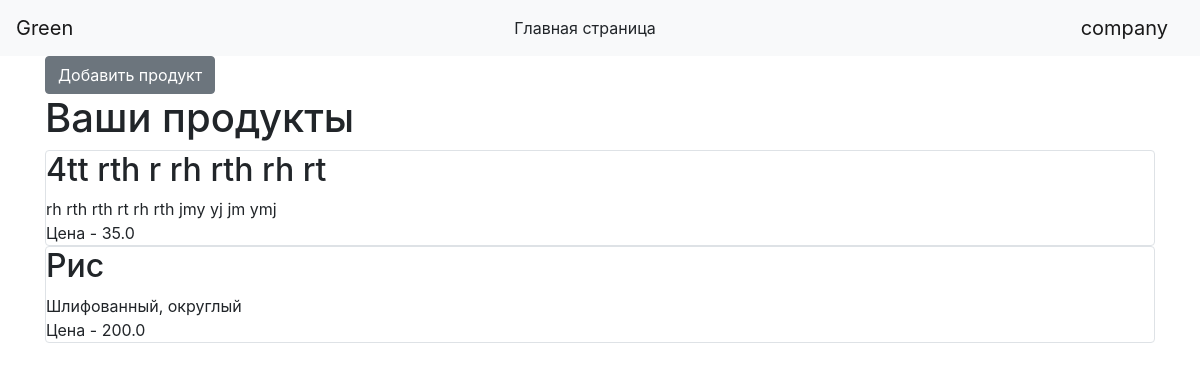
Page /my_products (signed in) on the earlier database version.
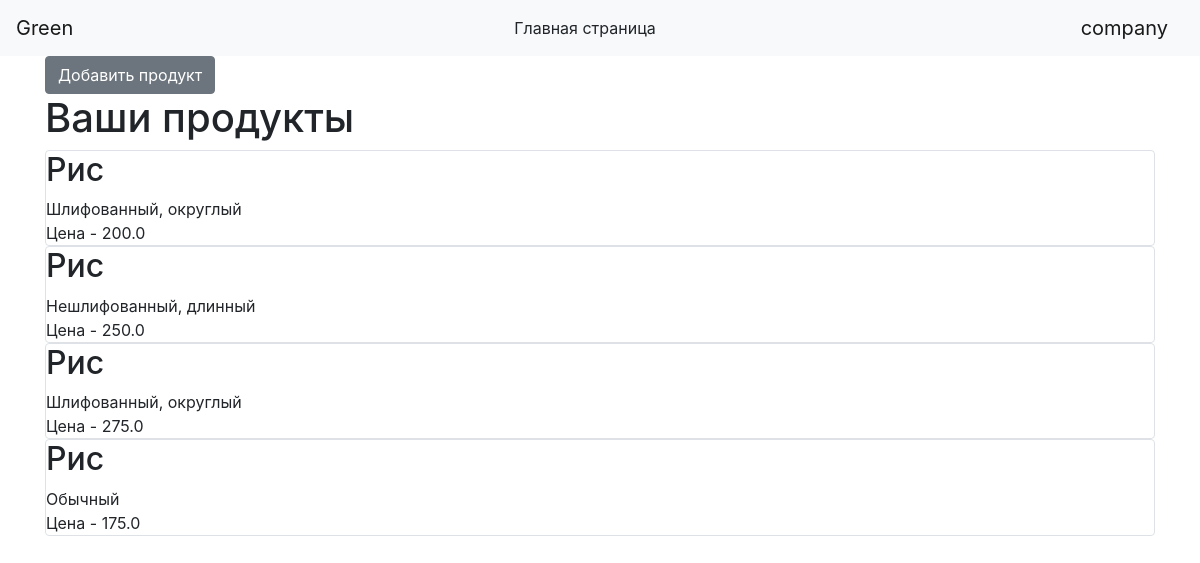
Same page on the later database version.
### data/users.py (models this page shows, shortened)
class User(SqlAlchemyBase, UserMixin, SerializerMixin):
    __tablename__ = 'users'
    id = sqlalchemy.Column(sqlalchemy.Integer,
                           primary_key=True, autoincrement=True)
    login = sqlalchemy.Column(sqlalchemy.String, nullable=True)
    email = sqlalchemy.Column(sqlalchemy.String,
                              index=True, unique=True, nullable=True)
    hashed_password = sqlalchemy.Column(sqlalchemy.String, nullable=True)
    created_date = sqlalchemy.Column(sqlalchemy.DateTime,
                                     default=datetime.datetime.now)
    is_company = sqlalchemy.Column(sqlalchemy.Boolean)

### data/product.py (models this page shows)
class Products(SqlAlchemyBase):
    __tablename__ = 'products'
    id = sqlalchemy.Column(sqlalchemy.Integer,
                           primary_key=True, autoincrement=True)
    title = sqlalchemy.Column(sqlalchemy.String, nullable=True)
    description = sqlalchemy.Column(sqlalchemy.String, nullable=True)
    city = sqlalchemy.Column(sqlalchemy.String, nullable=True)
    price = sqlalchemy.Column(sqlalchemy.Float, nullable=True)
    created_date = sqlalchemy.Column(sqlalchemy.String, nullable=False)
    company_id = sqlalchemy.Column(sqlalchemy.Integer,
                                   sqlalchemy.ForeignKey("users.id"))
    company = orm.relation('User')

### main.py (the view)
@app.route('/my_products')
@login_required
def my_products():
    db_sess = db_session.create_session()
    products = db_sess.query(Products).filter(Products.company_id == current_user.id)
    if not current_user.is_company:
        return render_template("deny.html")
    return render_template("products_company.html", products=products)

### data/db_session.py (called while the page is built)
def create_session() -> Session:
    global __factory
    return __factory()

### main.py (called while the page is built)
@login_manager.user_loader
def load_user(user_id):
    db_sess = db_session.create_session()
    return db_sess.query(User).get(user_id)

### templates/products_company.html
{% extends "base.html" %}
{% block content %}
{% if current_user.is_authenticated %}
<a href="add_products" class="btn btn-secondary">Добавить продукт</a>
{% endif %}
<h1>Ваши продукты</h1>
{% for item in products%}
<div class="col-md6 border rounded">
    <h2>{{item.title}}</h2>
    <div>
        {{item.description}}
    </div>
    <div>
        Цена - {{ item.price }}
    </div>
</div>
{% endfor %}
{% endblock %}

### templates/base.html (shortened to what this page needs)
<!doctype html>
<html lang="en">
<head>
    <link rel="stylesheet"
          href="https://stackpath.bootstrapcdn.com/bootstrap/4.4.1/css/bootstrap.min.css"
>
</head>
<body>
<header>
    <nav class="navbar navbar-light bg-light">
        <a class="navbar-brand" href="#">Green</a>
        {% if current_user.is_authenticated %}
        <a class="btn btn-light" href="/">Главная страница</a>
        <a class="navbar-brand" href="/profile/{{ current_user.id }}">{{ current_user.login }}</a>
        {% else %}
        <a class="btn btn-light" href="/">Главная страница</a>
        <p>
            <a class="btn btn-warning" href="/register">Зарегистрироваться</a>
            <a class="btn btn-success" href="/login">Войти</a>
        </p>
        {% endif %}
    </nav>
</header>
<main role="main" class="container">
    {% block content %}{% endblock %}
</main>
</body>
</html>

Differences in the rows shown:
removed Products: title "4tt rth r rh rth rh rt", description "rh rth rth rt rh rth jmy yj jm ymj", price "35.0"
added Products: title "Рис", description "Нешлифованный, длинный", price "250.0"
added Products: title "Рис", description "Шлифованный, округлый", price "275.0"
added Products: title "Рис", description "Обычный", price "175.0"
